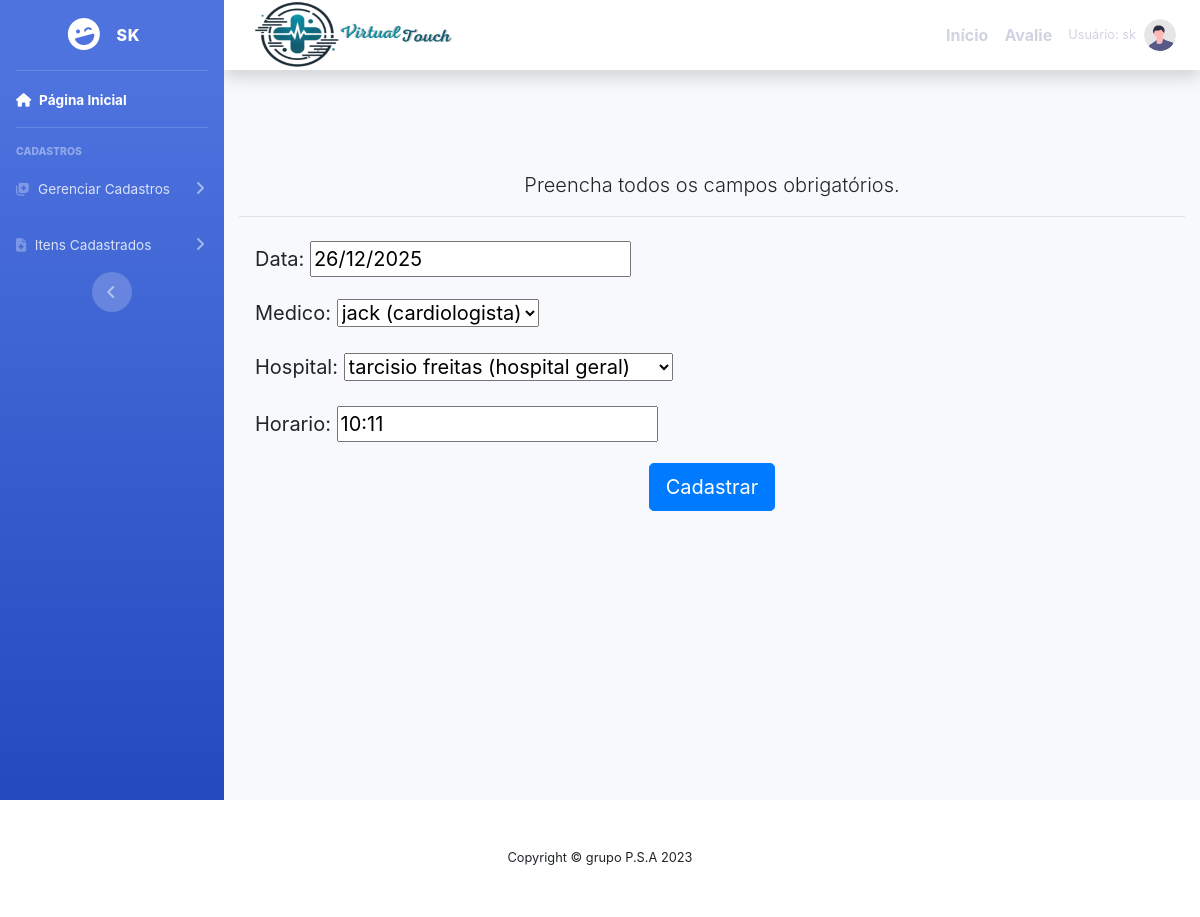
The app's page /editar/cronograma/1 (signed in), older data.
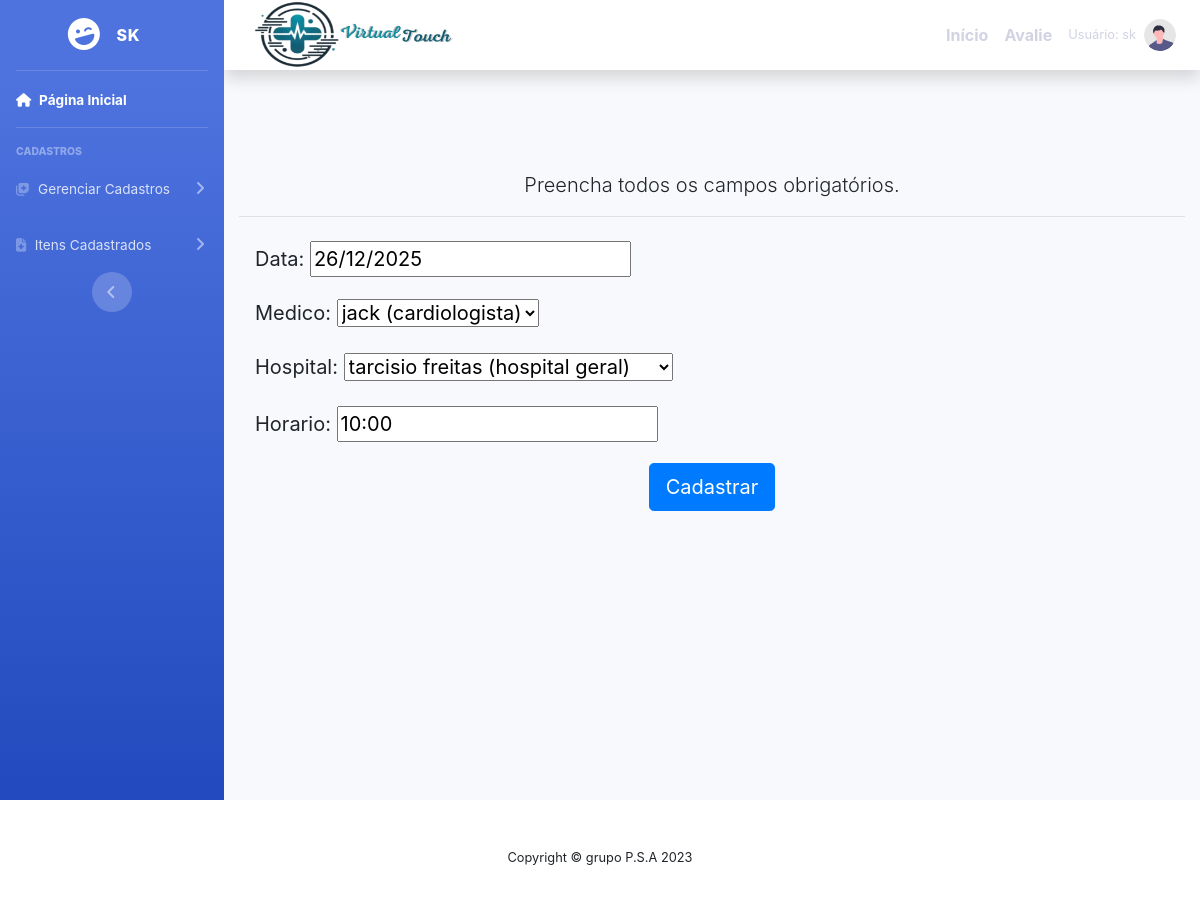
The same page, newer data.
### cadastros/models.py (models this page shows, shortened)
class Cronograma(models.Model):
    usuario  = models.ForeignKey(User, on_delete=models.PROTECT)
    nome = models.CharField(max_length=50 , verbose_name = 'nome')
    data= models.DateField(verbose_name='data', max_length = 10)
    medico = models.ForeignKey (Medico, on_delete=models.PROTECT)
    hospital = models.ForeignKey(Hospital, on_delete=models.PROTECT)
    horario= models.CharField( verbose_name="horario" , max_length=15 )

### cadastros/views.py (the view)
# urls.py: path('editar/cronograma/<int:pk>', CronogramaUpdate.as_view(),
class CronogramaUpdate(GroupRequiredMixin, UpdateView):
    group_required = u"Medico"
    login_url = reverse_lazy('login')
    model = Cronograma
    fields = [ 'data', 'medico', 'hospital', 'horario']
    template_name = 'form.html'
    success_url = reverse_lazy('Listar-cronograma')
    def get_object(self, query=None):
        self.object = Cronograma.objects.get(pk=self.kwargs['pk'], usuario=self.request.user)
        return self.object

### cadastros/models.py (called while the page is built)
    def __str__(self):
        return "{} ({})".format(self.nome, self.descricao)

    def __str__(self):
        return "{} ({})".format( self.nome, self. especificacao)

### cadastros/templates/form.html (shortened to what this page needs)
{% extends 'modelo.html' %}
{% load static %}
{% block conteudo %}
<div class="container mt-5">
    <p class="lead text-center">Preencha todos os campos obrigatórios.</p>
    <hr>
    <form action="" method="post" class="form-control-lg">
        <div class="form-group">
            {{ form.as_p }}
        </div>
        <div class="text-center">
            <button type="submit" class="btn btn-primary btn-lg">Cadastrar</button>
        </div>
    </form>
</div>
{% endblock %}

Row changes from the older to the newer data that the page shows:
changed Cronograma "jack (cardiologista)": horario "10:11" → "10:00"
